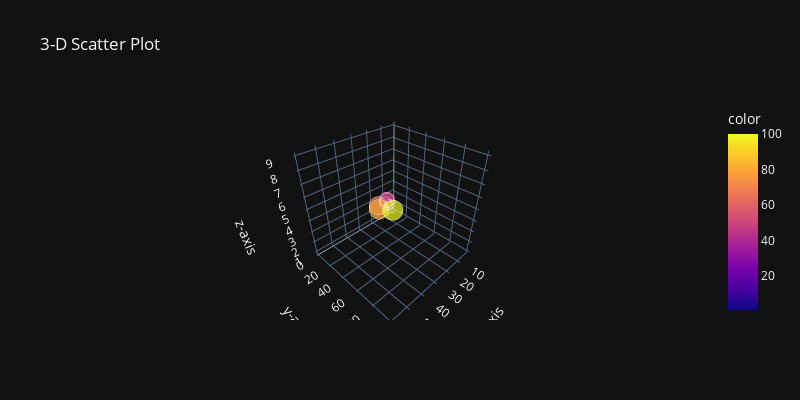

Source (notebook cell):
### Code cell
x=[3,8,14,22,27,34,47,55,59]
y=[1,4,16,25,36,49,64,81,100]
z=[1,2,3,4,5,6,7,8,9]
fig = px.scatter_3d(x=x,y=y,z=z, title='3-D Scatter Plot', labels={'x':'x-axis','y':'y-axis','z':'z-axis'},
                    width=800,height=400,template='plotly_dark',size=x,color=y)
fig.show()

### Figure 1 — Plotly figure (JSON) as saved in the notebook; plotly's stock layout.template omitted (floating-point values rounded to 4 significant figures)
{"data": [{"hovertemplate": "x-axis=%{x}<br>y-axis=%{y}<br>z-axis=%{z}<br>size=%{marker.size}<br>color=%{marker.color}<extra></extra>", "legendgroup": "", "marker": {"color": [1, 4, 16, 25, 36, 49, 64, 81, 100], "coloraxis": "coloraxis", "size": [3, 8, 14, 22, 27, 34, 47, 55, 59], "sizemode": "area", "sizeref": 0.1475, "symbol": "circle"}, "mode": "markers", "name": "", "scene": "scene", "showlegend": false, "type": "scatter3d", "x": [3, 8, 14, 22, 27, 34, 47, 55, 59], "y": [1, 4, 16, 25, 36, 49, 64, 81, 100], "z": [1, 2, 3, 4, 5, 6, 7, 8, 9]}], "layout": {"coloraxis": {"colorbar": {"title": {"text": "color"}}, "colorscale": [[0, "#0d0887"], [0.1111, "#46039f"], [0.2222, "#7201a8"], [0.3333, "#9c179e"], [0.4444, "#bd3786"], [0.5556, "#d8576b"], [0.6667, "#ed7953"], [0.7778, "#fb9f3a"], [0.8889, "#fdca26"], [1, "#f0f921"]]}, "height": 400, "legend": {"itemsizing": "constant", "tracegroupgap": 0}, "scene": {"domain": {"x": [0, 1], "y": [0, 1]}, "xaxis": {"title": {"text": "x-axis"}}, "yaxis": {"title": {"text": "y-axis"}}, "zaxis": {"title": {"text": "z-axis"}}}, "title": {"text": "3-D Scatter Plot"}, "width": 800}}
